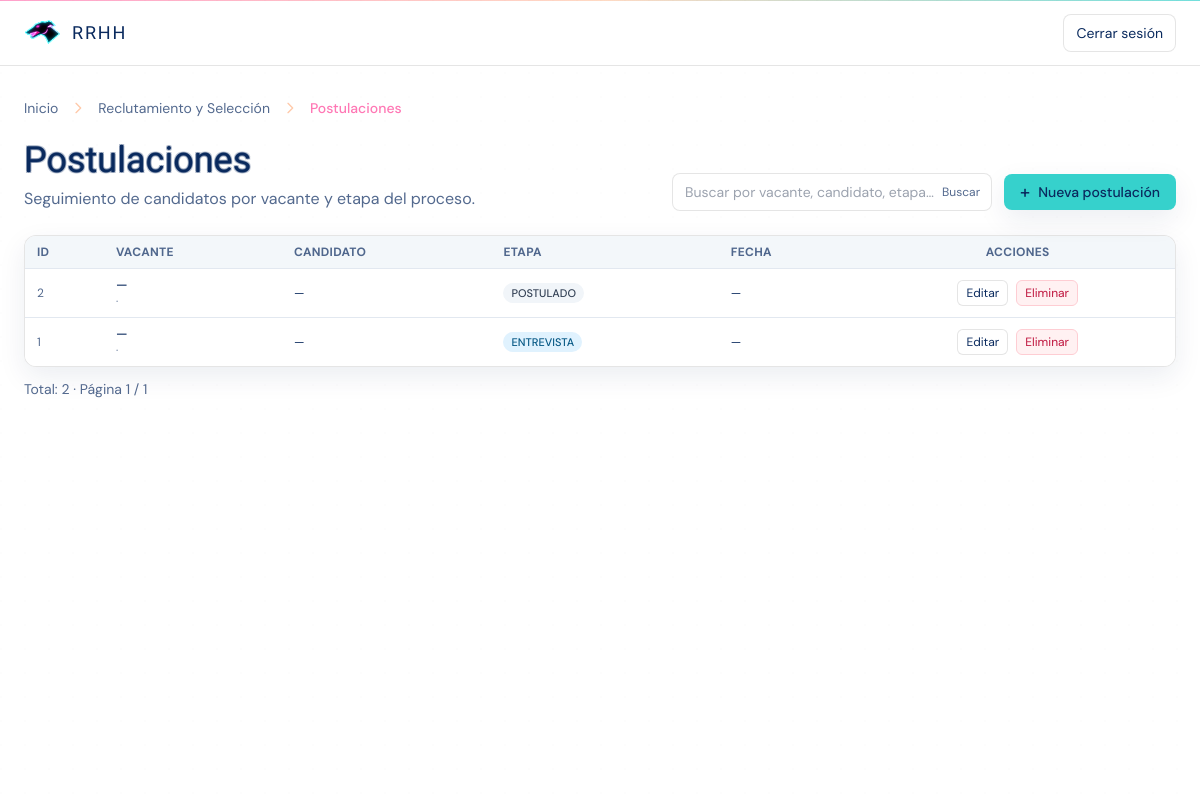
/index.php?controller=postulacion&action=index (signed in), run on the app's committed database.
### tables this page shows
CREATE TABLE `postulaciones` (
  `id_postulacion` int(11) NOT NULL COMMENT 'Identificador de postulación',
  `id_vacante` int(11) NOT NULL COMMENT 'Vacante a la que postula',
  `id_candidato` int(11) NOT NULL COMMENT 'Candidato que postula',
  `estado` enum('POSTULADO','SCREENING','ENTREVISTA','PRUEBA','OFERTA','RECHAZADO','CONTRATADO') NOT NULL DEFAULT 'POSTULADO' COMMENT 'Etapa del proceso',
  `comentarios` varchar(255) DEFAULT NULL COMMENT 'Notas del reclutador',
  `aplicada_en` datetime NOT NULL DEFAULT current_timestamp() COMMENT 'Fecha/hora de postulación'
);

### app/controllers/PostulacionController.php (called while the page is built, shortened)
<?php
require_once __DIR__ . '/../../config/db.php';
class PostulacionController
{
    public function index(): void
    {
        global $pdo;
        $sql = "
            SELECT
                p.id_postulacion,
                p.id_vacante,
                p.id_candidato,
                p.estado,
                DATE(p.aplicada_en) AS fecha_postulacion,
                c.nombre AS candidato,
                CONCAT(e.nombre, ' – ', a.nombre_area, ' – ', pu.nombre_puesto) AS vacante
            FROM postulaciones p
            INNER JOIN candidatos c ON c.id_candidato = p.id_candidato
            INNER JOIN vacantes v   ON v.id_vacante = p.id_vacante
            INNER JOIN areas a      ON a.id_area = v.id_area
            INNER JOIN puestos pu   ON pu.id_puesto = v.id_puesto
            INNER JOIN empresas e   ON e.id_empresa = a.id_empresa
        ";
        $sql .= " ORDER BY p.aplicada_en DESC, p.id_postulacion DESC LIMIT 500";
        $st = $pdo->prepare($sql);
        $st->execute();
        $postulaciones = $st->fetchAll();
        require __DIR__ . '/../../public/views/reclutamiento/postulaciones/list.php';
    }
}

### config/paths.php (called while the page is built, shortened)
<?php
function url(string $path = ''): string {
    $path = '/' . ltrim($path, '/');
    return BASE_URL === '/' ? $path : BASE_URL . $path;
}
function asset(string $path): string {
    return url('assets/' . ltrim($path, '/'));
}

### public/views/reclutamiento/postulaciones/list.php (the view, shortened to what this page needs)
<?php
require_once __DIR__ . '/../../../../config/paths.php';
$search = htmlspecialchars($_GET['q'] ?? '', ENT_QUOTES, 'UTF-8');
function h(string $value): string {
    return htmlspecialchars($value, ENT_QUOTES, 'UTF-8');
}
?>
<!doctype html>
<html lang="es">
<head>
    <script src="https://cdn.tailwindcss.com"></script>
    <link rel="stylesheet" href="<?= asset('css/vice.css') ?>">
</head>
<body class="min-h-screen bg-white text-vc-ink font-sans relative">
<div class="absolute inset-0 grid-bg opacity-15 pointer-events-none"></div>
<header class="sticky top-0 z-30 border-b border-black/10 bg-white/80 backdrop-blur">
    <div class="mx-auto max-w-7xl px-4 sm:px-6 h-16 flex items-center">
        <a href="<?= url('index.php') ?>" class="flex items-center gap-3">
            <img src="<?= asset('img/galgovc.png') ?>" alt="RRHH" class="h-9 w-auto">
            <div class="font-display text-lg tracking-widest uppercase text-vc-ink">RRHH</div>
        </a>
        <div class="ml-auto flex items-center gap-3 text-sm text-muted-ink">
            <a href="<?= url('logout.php') ?>" class="rounded-lg border border-black/10 bg-white px-3 py-2 text-sm hover:bg-vc-pink/10 text-vc-ink">
                Cerrar sesión
            </a>
        </div>
    </div>
</header>
<main class="mx-auto max-w-7xl px-4 sm:px-6 py-8 relative">
    <div class="mb-5">
        <nav class="flex items-center gap-3 text-sm">
            <a href="<?= url('index.php') ?>" class="text-muted-ink hover:text-vc-ink transition">Inicio</a>
            <svg class="w-4 h-4 text-vc-peach" fill="none" stroke="currentColor" viewBox="0 0 24 24">
                <path stroke-linecap="round" stroke-linejoin="round" stroke-width="2" d="M9 5l7 7-7 7" />
            </svg>
            <a href="<?= url('views/reclutamiento/index.php') ?>" class="text-muted-ink hover:text-vc-ink transition">
                Reclutamiento y Selección
            </a>
            <svg class="w-4 h-4 text-vc-peach" fill="none" stroke="currentColor" viewBox="0 0 24 24">
                <path stroke-linecap="round" stroke-linejoin="round" stroke-width="2" d="M9 5l7 7-7 7" />
            </svg>
            <span class="font-medium text-vc-pink">Postulaciones</span>
        </nav>
    </div>
    <section class="flex flex-col gap-4 sm:flex-row sm:items-end sm:justify-between">
        <div>
            <h1 class="vice-title text-[36px] leading-tight text-vc-ink">Postulaciones</h1>
            <p class="mt-1 text-sm sm:text-base text-muted-ink">
                Seguimiento de candidatos por vacante y etapa del proceso.
            </p>
        </div>
        <form method="get" class="flex flex-col sm:flex-row gap-3 sm:items-center">
            <div class="relative">
                <input
                    type="text"
                    name="q"
                    value="<?= $search ?>"
                    class="w-full sm:w-80 rounded-lg border border-black/10 bg-white/80 px-3 py-2 text-sm focus:outline-none focus:ring-2 focus:ring-vc-teal/60"
                    placeholder="Buscar por vacante, candidato, etapa…"
                />
                <span class="pointer-events-none absolute right-3 top-1/2 -translate-y-1/2 text-xs text-muted-ink">Buscar</span>
            </div>
            <a
                href="<?= url('index.php?controller=postulacion&action=create') ?>"
                class="inline-flex items-center justify-center rounded-lg bg-vc-teal px-4 py-2 text-sm font-medium text-vc-ink shadow-soft hover:bg-vc-neon/80 transition"
            >
                <span class="mr-2 text-lg leading-none">+</span>
                Nueva postulación
            </a>
        </form>
    </section>
    <section class="mt-6">
        <div class="overflow-x-auto rounded-xl border border-black/10 bg-white/90 shadow-soft">
            <table class="min-w-full text-sm">
                <thead class="bg-slate-100/80 text-xs uppercase tracking-wide text-muted-ink">
                <tr>
                    <th class="px-3 py-2 text-left">ID</th>
                    <th class="px-3 py-2 text-left">Vacante</th>
                    <th class="px-3 py-2 text-left">Candidato</th>
                    <th class="px-3 py-2 text-left">Etapa</th>
                    <th class="px-3 py-2 text-left">Fecha</th>
                    <th class="px-3 py-2 text-center">Acciones</th>
                </tr>
                </thead>
                <tbody class="bg-white">
                <?php if (empty($postulaciones)): ?>
                    <tr>
                        <td colspan="6" class="px-3 py-4 text-center text-sm text-muted-ink">
                            No se encontraron postulaciones.
                        </td>
                    </tr>
                <?php else: ?>
                    <?php foreach ($postulaciones as $p): ?>
                        <?php
                        $id        = (int)($p['id_postulacion'] ?? 0);
                        $empresa   = $p['empresa_nombre']   ?? '';
                        $areaNom   = $p['nombre_area']      ?? '';
                        $puestoNom = $p['nombre_puesto']    ?? '';
                        $candidato = $p['candidato_nombre'] ?? '';
                        $estado    = strtoupper((string)($p['estado'] ?? ''));
                        $fechaRaw  = $p['aplicada_en'] ?? null;
                        $fecha     = $fechaRaw ? substr($fechaRaw, 0, 10) : '';
                        ?>
                        <tr class="border-t border-slate-200 hover:bg-slate-50">
                            <td class="px-3 py-2 whitespace-nowrap text-xs text-muted-ink"><?= $id ?></td>
                            <td class="px-3 py-2 text-xs">
                                <div class="text-[13px] font-medium text-vc-ink">
                                    <?= h($empresa ?: '—') ?>
                                </div>
                                <div class="text-[11px] text-muted-ink">
                                    <?= h(trim($areaNom . ' · ' . $puestoNom) ?: '—') ?>
                                </div>
                            </td>
                            <td class="px-3 py-2 whitespace-nowrap text-xs">
                                <?= h($candidato ?: '—') ?>
                            </td>
                            <td class="px-3 py-2 whitespace-nowrap text-xs">
                                <?php
                                $badgeClass = 'bg-slate-100 text-slate-700';
                                if ($estado === 'ENTREVISTA')      $badgeClass = 'bg-sky-100 text-sky-800';
                                elseif ($estado === 'SCREENING')   $badgeClass = 'bg-amber-100 text-amber-800';
                                elseif ($estado === 'POSTULADO')   $badgeClass = 'bg-slate-100 text-slate-700';
                                elseif ($estado === 'OFERTA')      $badgeClass = 'bg-emerald-100 text-emerald-800';
                                elseif ($estado === 'CONTRATADO')  $badgeClass = 'bg-emerald-200 text-emerald-900';
                                elseif ($estado === 'RECHAZADO')   $badgeClass = 'bg-rose-100 text-rose-800';
                                ?>
                                <span class="inline-flex items-center px-2 py-0.5 rounded-full text-[11px] font-medium <?= $badgeClass ?>">
                                  <?= h($estado) ?>
                                </span>
                            </td>
                            <td class="px-3 py-2 whitespace-nowrap text-xs">
                                <?= h($fecha ?: '—') ?>
                            </td>
                            <td class="px-3 py-2 whitespace-nowrap">
                                <div class="flex gap-2 justify-center">
                                    <a
                                        href="<?= url('index.php?controller=postulacion&action=edit&id=' . $id) ?>"
                                        class="rounded-md border border-black/10 bg-white px-2 py-1 text-xs hover:bg-vc-sand/60"
                                    >
                                        Editar
                                    </a>
                                    <a
                                        href="<?= url('index.php?controller=postulacion&action=delete&id=' . $id) ?>"
                                        class="rounded-md border border-rose-200 bg-rose-50 px-2 py-1 text-xs text-rose-700 hover:bg-rose-100"
                                        onclick="return confirm('¿Eliminar la postulación #<?= $id ?>?');"
                                    >
                                        Eliminar
                                    </a>
                                </div>
                            </td>
                        </tr>
                    <?php endforeach; ?>
                <?php endif; ?>
                </tbody>
            </table>
        </div>
        <p class="mt-3 text-sm text-muted-ink">
            Total: <?= count($postulaciones) ?> · Página 1 / 1
        </p>
    </section>
</main>
</body>
</html>

### public/assets/css/vice.css (style rules this page uses)
:root { --muted: rgba(10,42,94,.70); }
.grid-bg { background-image: radial-gradient(circle at 1px 1px, rgba(0,0,0,.06) 1px, transparent 1px); background-size: 24px 24px; }
.vice-title { font-family: 'Rage Italic','Yellowtail',cursive; -webkit-text-stroke: 1px rgba(10,42,94,.25); text-shadow: -1px -1px 0 rgba(10,42,94,.25), 1px -1px 0 rgba(10,42,94,.25), -1px 1px 0 rgba(10,42,94,.25), 1px 1px 0 rgba(10,42,94,.25); }
.text-muted-ink { color: var(--muted); }

### data on the page
postulaciones: id_postulacion "2", empresa "—", puestoNom "·", candidato "—", estado "POSTULADO", fecha "—"
postulaciones: id_postulacion "1", empresa "—", puestoNom "·", candidato "—", estado "ENTREVISTA", fecha "—"

### other printed values
count($postulaciones) "2"
